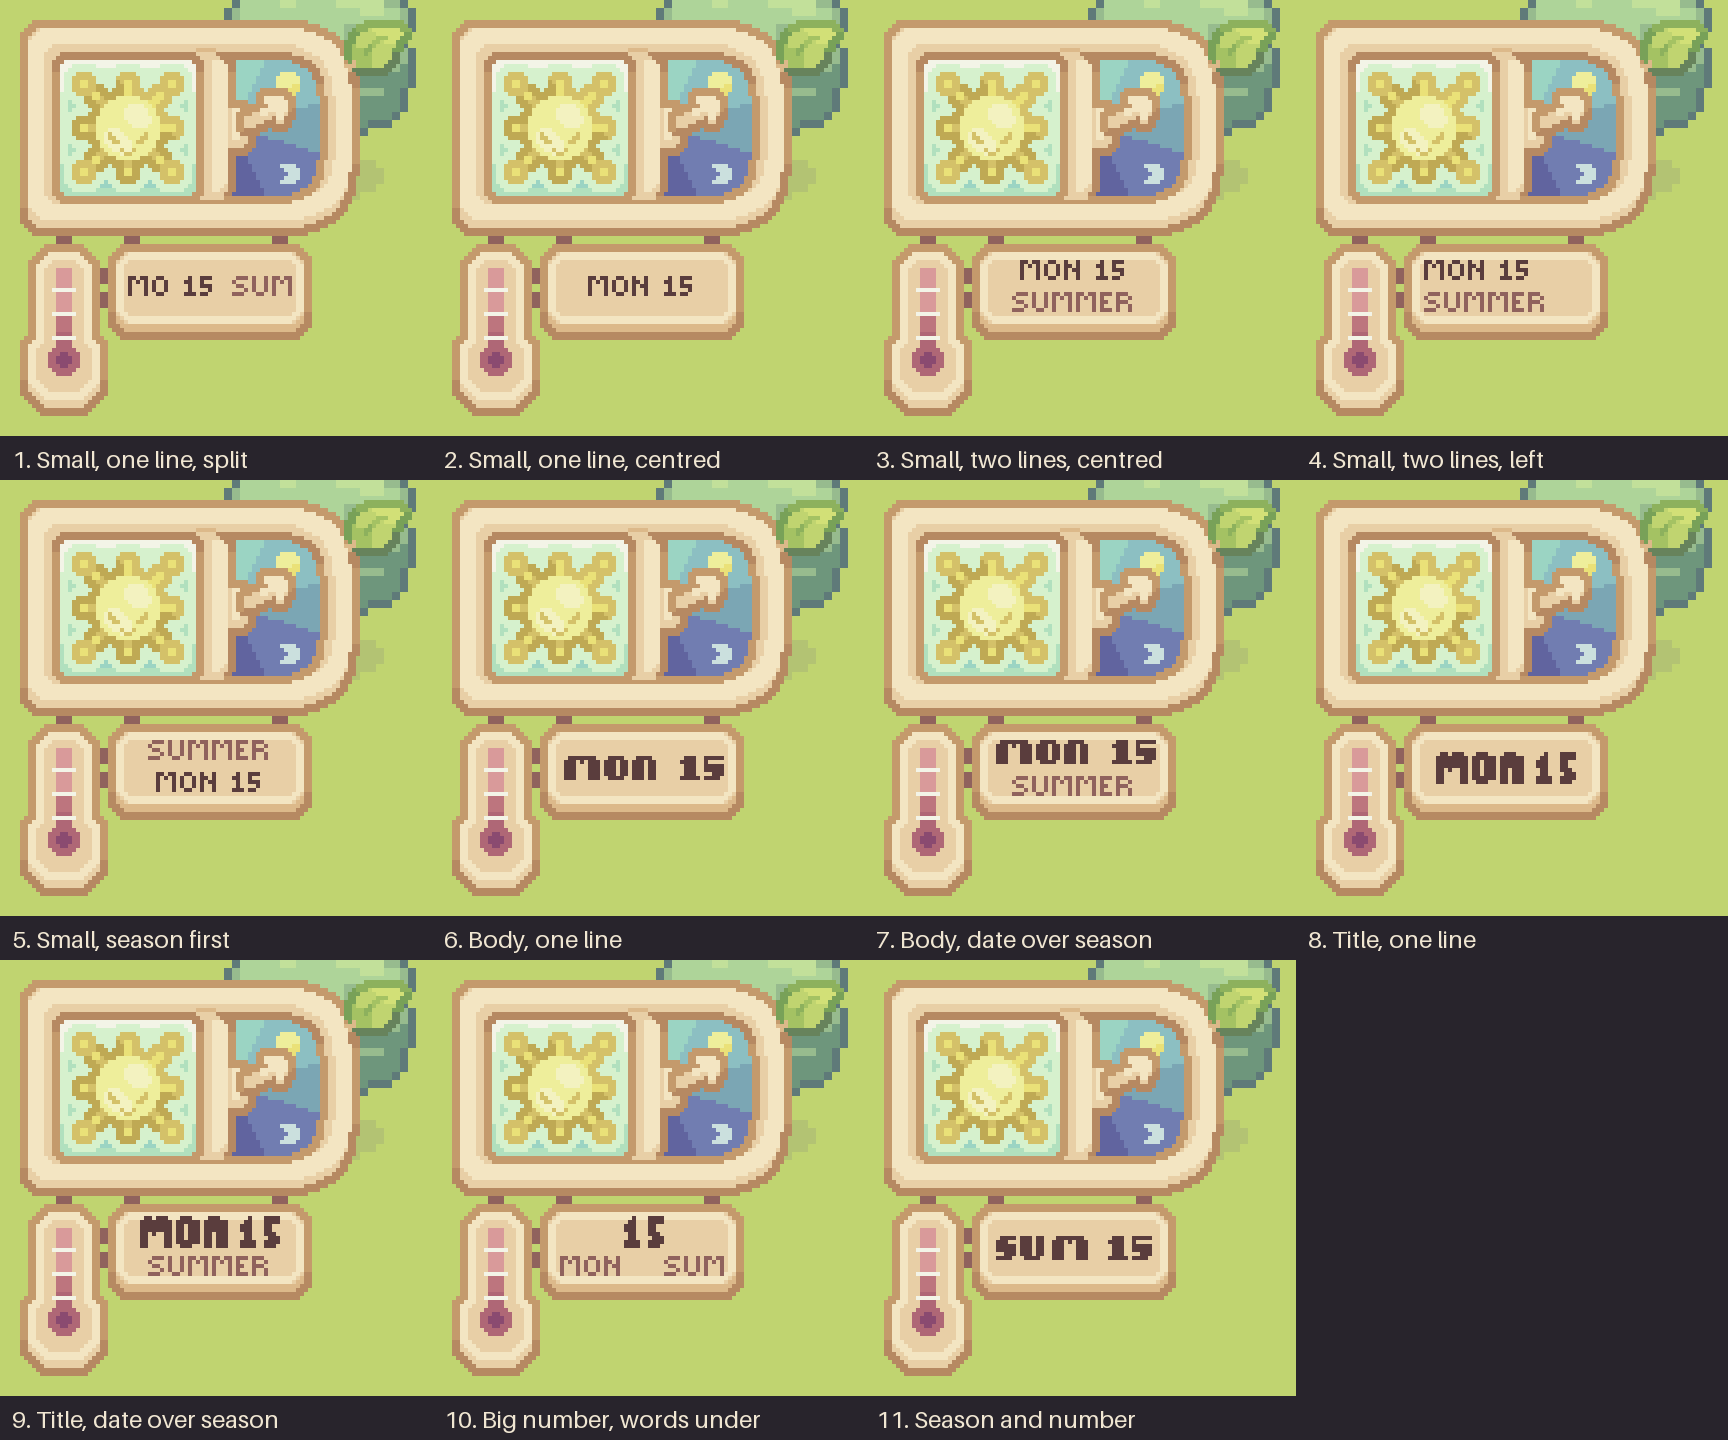

Write the Python code that produced this figure.
"""Lays the frames from shoot_plate_options.gd out on one numbered sheet.

Each cell is the whole clock, scaled up, with its number and name under it. The
ink on the plate is measured as it goes, and an option whose text spills past
the plate's face, or sits more than a pixel off centre, is flagged on the sheet
and in the printout, so nothing is picked that only looks right by luck.

    python Tools/plate_options.py "Small, one line, split" "Small, one line, centred" ...
"""
import glob
import sys

from PIL import Image, ImageDraw, ImageFont

FACE = (24, 58, 47, 18)          # in the clock's own pixels
CLOCK_W, CLOCK_H, SCALE, MARGIN = 98, 99, 2, 10
TEXT = [(0x5A, 0x3D, 0x3D), (0x90, 0x62, 0x5D)]
ZOOM = 2
COLUMNS = 4
CAPTION = 44


def measure(im: Image.Image) -> tuple[int, int, int, int] | None:
    """Gaps (left, right, top, bottom) from the face's edges to the ink.

    Only the face itself is searched: the plate's outline is the same brown as
    the soft text, so looking past the face would count the outline as ink.
    Text that runs off the face therefore shows up as a gap of 0."""
    px = im.load()
    ox = MARGIN               # the clock hangs in the top-left corner
    xs, ys = [], []
    fx, fy, fw, fh = FACE
    for ly in range(fy, fy + fh):
        for lx in range(fx, fx + fw):
            if px[ox + lx * SCALE, MARGIN + ly * SCALE][:3] in TEXT:
                xs.append(lx)
                ys.append(ly)
    if not xs:
        return None
    return (min(xs) - fx, fx + fw - 1 - max(xs), min(ys) - fy, fy + fh - 1 - max(ys))


def build(names: list[str], dst: str) -> None:
    frames = sorted(glob.glob("Tools/_plate_option_*.png"))
    cell_w = (CLOCK_W * SCALE + 20) * ZOOM
    cell_h = (CLOCK_H * SCALE + 20) * ZOOM
    rows = (len(frames) + COLUMNS - 1) // COLUMNS
    sheet = Image.new("RGB", (cell_w * COLUMNS, (cell_h + CAPTION) * rows), (40, 36, 44))
    draw = ImageDraw.Draw(sheet)
    font = ImageFont.load_default(size=24)
    for i, path in enumerate(frames):
        im = Image.open(path).convert("RGB")
        gaps = measure(im)
        # Left-set options are meant to be uneven side to side.
        centred = "left" not in names[i].lower()
        bad = gaps is None or min(gaps) < 1 or abs(gaps[2] - gaps[3]) > 1             or (centred and abs(gaps[0] - gaps[1]) > 1)
        crop = im.crop((0, 0, CLOCK_W * SCALE + 20, CLOCK_H * SCALE + 20))
        x, y = (i % COLUMNS) * cell_w, (i // COLUMNS) * (cell_h + CAPTION)
        sheet.paste(crop.resize((cell_w, cell_h), Image.NEAREST), (x, y))
        note = "" if not bad else "  (!) doesn't fit / off centre"
        draw.text((x + 12, y + cell_h + 8), f"{i + 1}. {names[i]}{note}",
                  fill=(255, 120, 120) if bad else (240, 230, 210), font=font)
        print(f"{i + 1:2}. {names[i]:32} gaps L/R/T/B {gaps}{'  BAD' if bad else ''}")
    sheet.save(dst)


if __name__ == "__main__":
    build(sys.argv[1:], "Tools/plate_options.png")
